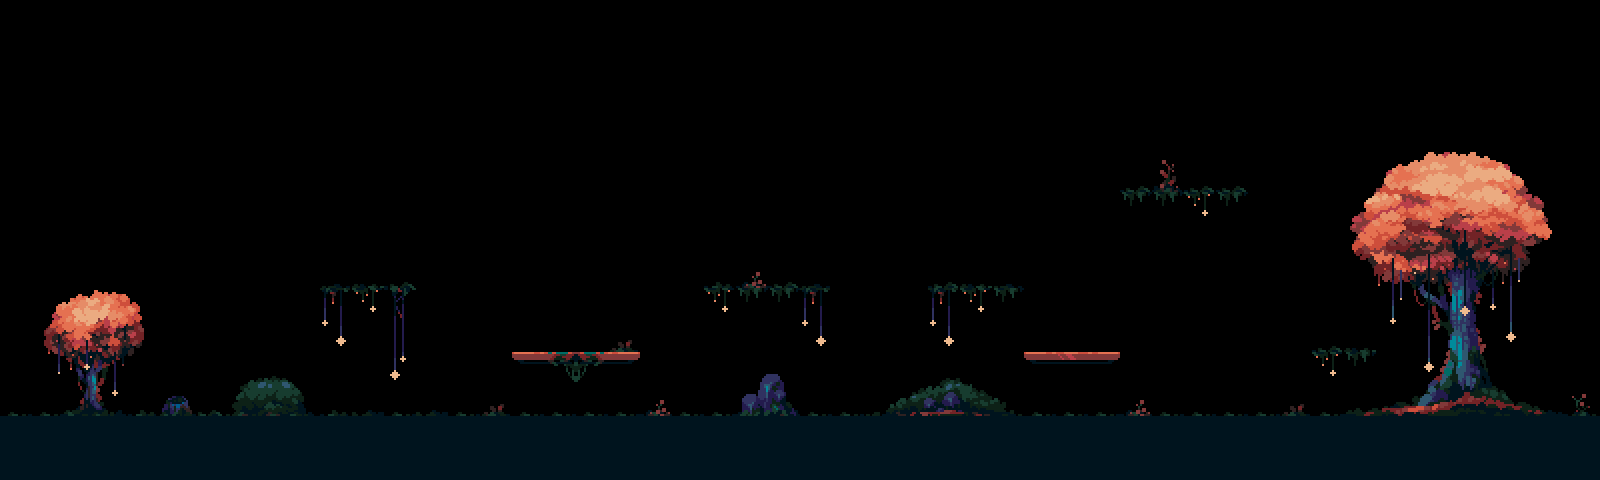

This game map was drawn from its Tiled (.tmx) file and the tilesets committed beside it. A one-line description and the trimmed map source follow:
An orthogonal 50x15 tile map with 32x32 px tiles, 1 tile layer (Tile Layer 1).

<map version="1.10" tiledversion="1.10.2" orientation="orthogonal" renderorder="right-down" width="50" height="15" tilewidth="32" tileheight="32" infinite="0" nextlayerid="2" nextobjectid="1">
 <tileset firstgid="1" name="tileset" tilewidth="32" tileheight="32" tilecount="198" columns="18">
  <image source="tileset.png" width="576" height="352" />
 </tileset>
 <layer id="1" name="Tile Layer 1" width="50" height="15">
  <data>[750 cells, 259 non-empty, 106 distinct tile ids]</data>
 </layer>
</map>
